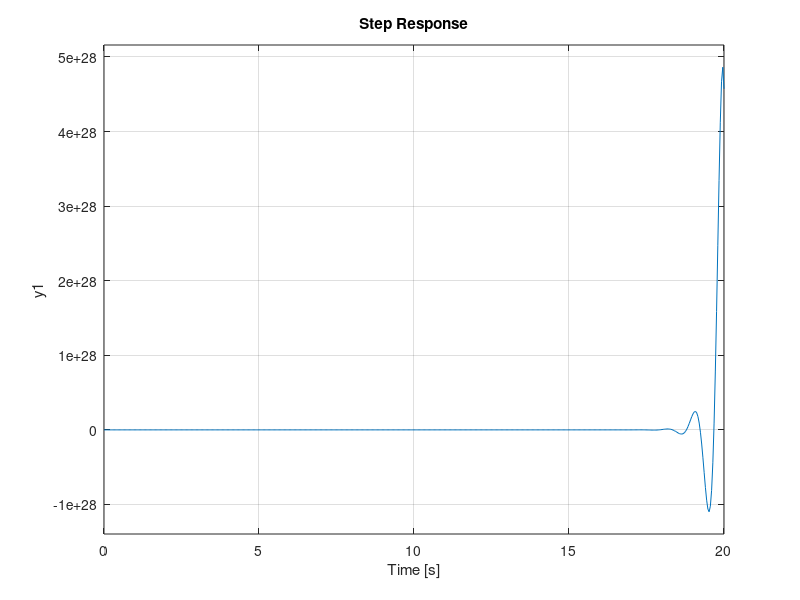

Recreate this plot in MATLAB.
K=5;
K1=10;
K2=1;
G1=tf([10 400],1);
G2=tf(2,[1 5 0]);
G3=tf(20,[1 0]);
G4=tf(1,[1 1]);
G5=tf([1 0],1);
G6=tf(1,[1 0]);
H1=tf(3,[1 2 5]);

Gs1=feedback((G1*G2),H1,-1);
Gs2=G3*(G4+G5);
Gs3=feedback(Gs2,K1,-1);
Gs4=feedback((Gs3*G6),K2,-1);
Gs5=K*Gs1*Gs4;

sys=feedback(Gs5,1,-1);
step(sys)